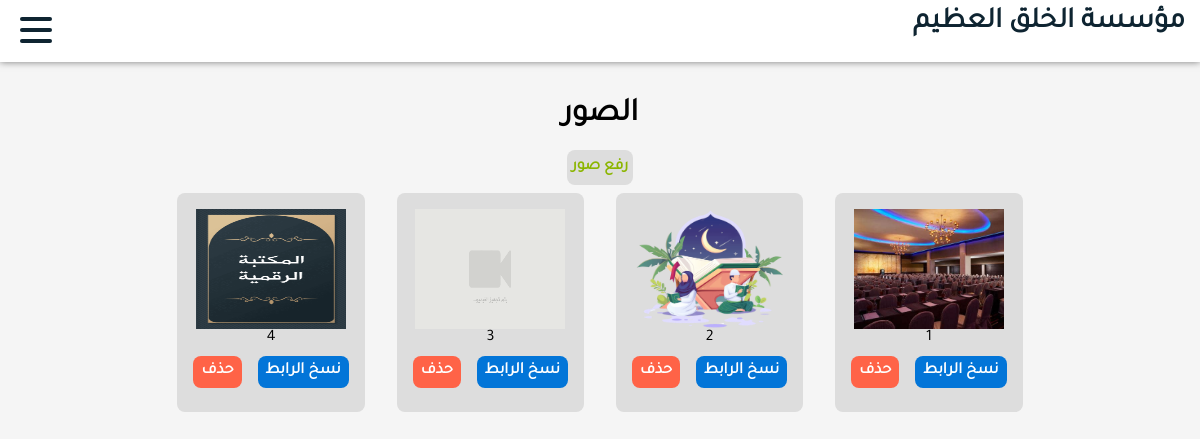
Before: /dashboard/images/ with the older database file.
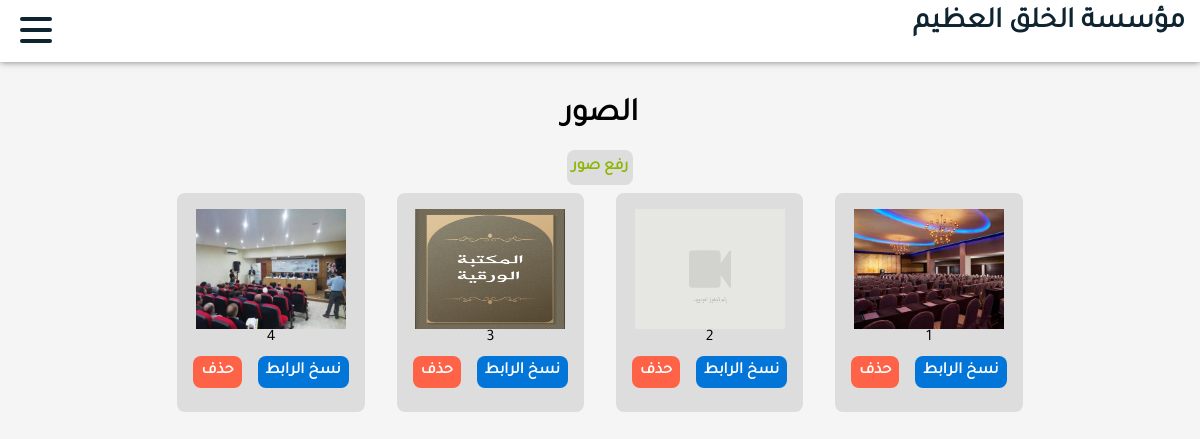
After: the same page with the newer database file.
### backend/models.py (models this page shows, shortened)
class Image(models.Model):
    image = models.ImageField(upload_to="images", blank=False)

### dashboard/views.py (the view)
# urls.py: path("images/", views.images, name="images"),
def images(request):
    media_path = request.build_absolute_uri('/media/')
    is_ajax = request.headers.get('X-Requested-With') == 'XMLHttpRequest'
    if is_ajax:
        if request.method == 'GET':
            images = list(Image.objects.all().values())
            return JsonResponse({'context': images})
        return JsonResponse({'status': 'Invalid request'}, status=400)
    images = Image.objects.all()
    section = {
        "images":True
    }
    context = {"items":images,"section":section,"media_path":media_path}
    return render(request, "dashboard/files.html", context)

### backend/context_processors.py (called while the page is built)
def pages(request):
    pages = Page.objects.order_by("order")
    return {'pages': pages}

### dashboard/templates/dashboard/files.html (shortened to what this page needs)
{% extends "dashboard/layout.html" %}
{% load static %}
{% block body %}
{% include "dashboard/menu.html" %}
<div class="items">
    {% if section.images %}
    <h1 class="itemsTitle">الصور</h1>
    <a class="button buttonPrimary" href="{% url 'dashboard:create-image' %}">رفع صور</a>
    {% elif section.audios %}
    <h1 class="itemsTitle">مقاطع الصوت</h1>
    <a class="button buttonPrimary" href="{% url 'dashboard:create-audio' %}">رفع مقطع صوتي</a>
    {% elif section.videos %}
    <h1 class="itemsTitle">مقاطع الفيديو</h1>
    <a class="button buttonPrimary" href="{% url 'dashboard:create-video' %}">اضافة فيديو</a>
    {% endif %}
    <div class="filesContainer">
        {% for item in items %}
        <div class="file">
            {% if section.images %}
            <img width="150" height="120" src="{{item.image.url}}" alt="{{item.id}}">
            {% elif section.audios %}
            <audio src="{{item.audio.url}}" controls></audio>
            {% elif section.videos %}
            <img width="200" height="130" src="https://img.youtube.com/vi/{{ item.vid_id }}/0.jpg" alt="{{item.id}}">
            {% endif %}
            {% if item.title %}
            <p class="fileTitle">{{ item.title }}</p>
            {% else %}
            <p>{{ item.id }}</p>
            {% endif %}
            <div class="buttons">
                <a class="button buttonEdit" onclick="copyURL(this.dataset.url)"
                    {% if section.images %}
                        data-url="{{media_path}}{{item.image}}"
                        {% elif section.audios %}
                        data-url="{{media_path}}{{item.audio}}"
                        {% elif section.videos %}
                        data-url="https://www.youtube.com/embed/{{item.vid_id}}?rel=0"
                    {% endif %}
                >
                    نسخ الرابط
                </a>
                <form
                    {% if section.images %}
                    action="{% url 'dashboard:delete-image' item.id %}"
                    {% elif section.audios %}
                    action="{% url 'dashboard:delete-audio' item.id %}"
                    {% elif section.videos %}
                    action="{% url 'dashboard:delete-video' item.id %}"
                    {% endif %}
                    method="POST">
                    <p onclick="this.parentElement.submit()" class="button buttonDanger">حذف</p>
                </form>
            </div>
        </div>
        {% empty %}
        <p>لا توجد عناصر.</p>
        {% endfor %}
    </div>
</div>
{% endblock %}

Changed rows visible on the page:
changed Image id 2: image: picture removed, a placeholder shows
changed Image id 3: image: picture added in place of a placeholder
changed Image id 4: image: a different picture
